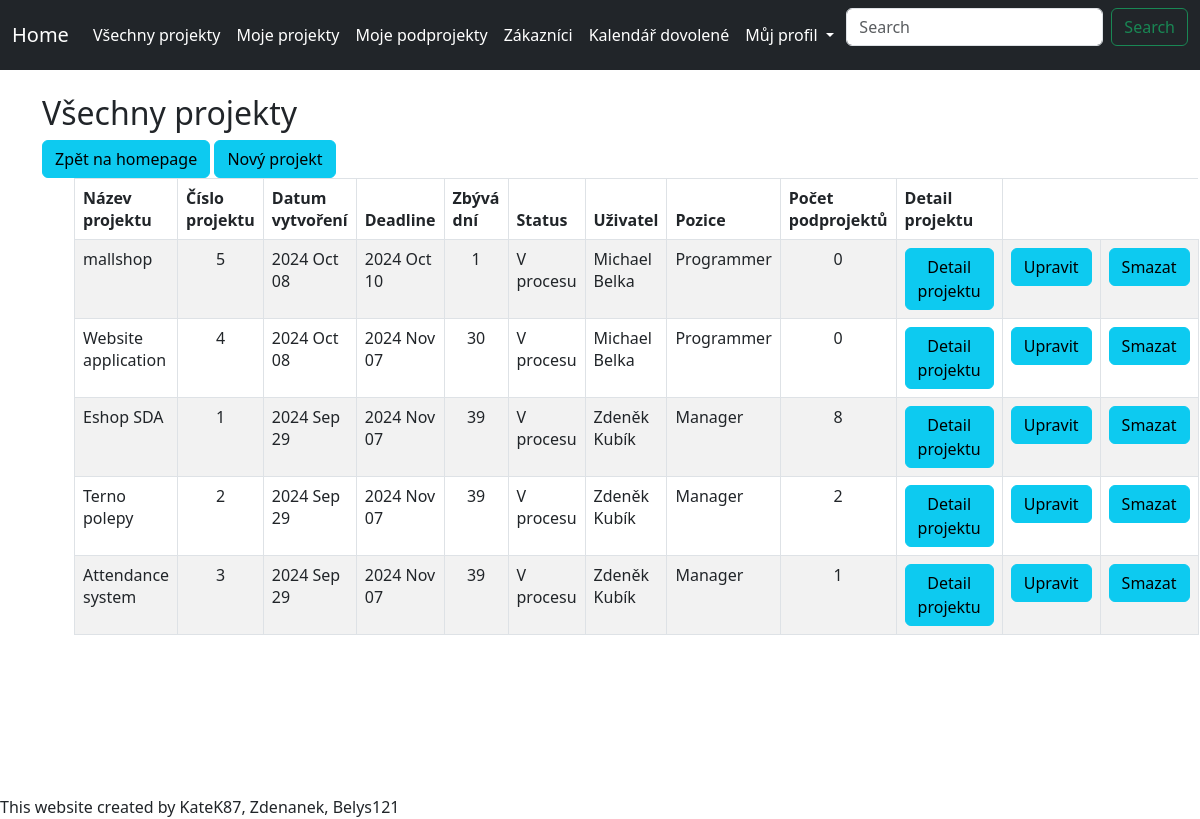
Screenshot of /navbar_contracts_all/ with the database file from the repository.
### viewer/models.py (models this page shows, shortened)
class Contract(Model):
    contract_name = CharField(max_length=100)
    created = DateTimeField(auto_now_add=True)
    user = ForeignKey(User, on_delete=DO_NOTHING, default=1)
    customer = ForeignKey(Customer, on_delete=DO_NOTHING, default=1)
    status_choices = [("0","V procesu"), ("1","Dokončeno"), ("2","Zrušeno")]
    status = CharField(max_length=64, choices=status_choices, default=status_choices[0])
    deadline = DateTimeField(default=datetime.now() + timedelta(days=30))
    def delta(self):
        return (self.deadline - self.created).days

class UserProfile(models.Model):
    user = models.OneToOneField(User, on_delete=models.CASCADE)
    position = models.ForeignKey(Position, on_delete=models.SET_NULL, null=True, blank=True)

class Position(models.Model):
    name = models.CharField(max_length=50)

### viewer/views.py (the view)
# urls.py: path('navbar_contracts_all/', ContractAllListView.as_view(), name='navbar_contracts_all'),
class ContractAllListView(ListView):
    model = Contract
    template_name = 'navbar_contracts_all.html'
    def get_queryset(self):
        contracts = Contract.objects.all()
        return sorted(contracts, key=lambda contract: contract.delta())

### viewer/templates/navbar_contracts_all.html (shortened to what this page needs)
{% load static %}
<html {% if LANGUAGE_CODE %}lang="{{ LANGUAGE_CODE }}" {% endif %}>
<head>
    <link rel="stylesheet" href="{% static 'style.css' %}">
    <link href="https://cdn.jsdelivr.net/npm/bootstrap@5.3.0/dist/css/bootstrap.min.css" rel="stylesheet">
</head>
<body>
    <nav class="navbar navbar-expand-lg navbar-dark bg-dark">
        <div class="container-fluid">
            <a class="navbar-brand" href="{% url 'homepage' %}">Home</a>
            <div class="collapse navbar-collapse" id="navbarSupportedContent">
                <ul class="navbar-nav me-auto mb-2 mb-lg-0">
                    <li class="nav-item">
                        <a class="nav-link" href="{% url 'navbar_contracts_all' %}">Všechny projekty</a>
                    </li>
                    <li class="nav-item">
                        <a class="nav-link" href="{% url 'navbar_contracts' %}">Moje projekty</a>
                    </li>
                    <li class="nav-item">
                        <a class="nav-link" href="{% url 'navbar_show_subcontracts' %}">Moje podprojekty</a>
                    </li>
                    <li class="nav-item">
                        <a class="nav-link" href="{% url 'navbar_customers' %}">Zákazníci</a>
                    </li>
                    <li class="nav-item">
                        <a class="nav-link" href="{% url 'calendar' %}">Kalendář dovolené</a>
                    </li>
                    <li class="nav-item dropdown">
                        <a class="nav-link dropdown-toggle" href="#" role="button" data-bs-toggle="dropdown" aria-expanded="false">
                            Můj profil
                        </a>
                    </li>
                </ul>
                <form class="d-flex" role="search">
                    <input class="form-control me-2" type="search" placeholder="Search" aria-label="Search">
                    <button class="btn btn-outline-success" type="submit">Search</button>
                </form>
            </div>
        </div>
    </nav>
<br>
<div class="container">
        {% include 'contracts_all.html' with contracts=object_list %}
    </div>
    <br>
    <br>
    <br>
    <br>
    <br>
    <br>
    {% block scripts %}
     This website created by KateK87, Zdenanek, Belys121
    {% endblock %}
</body>
</html>

### viewer/templates/contracts_all.html
<h2>Všechny projekty</h2>
    <a href="{% url 'homepage' %}" class="btn btn-info">Zpět na homepage</a>
    <a href="{% url 'contract_create' %}" class="btn btn-info"> Nový projekt </a>
  <ul>
<table class="table table-striped table-bordered">
    <thead>
        <tr>
            <th>Název projektu</th>
            <th>Číslo projektu</th>
            <th>Datum vytvoření</th>
            <th>Deadline</th>
            <th>Zbývá dní</th>
            <th>Status</th>
            <th>Uživatel</th>
            <th>Pozice</th>
            <th>Počet podprojektů</th>
            <th>Detail projektu</th>
        </tr>
    </thead>
    <tbody>
        {% for contract in contracts %}
        <tr>
            <td>{{ contract.contract_name }}</td>
            <td align="center">{{ contract.id }}</td>
            <td>{{ contract.created|date:"Y M d" }}</td>
            <td>{{ contract.deadline|date:"Y M d" }}</td>
            <td align="center">{{ contract.delta }}</td>
            <td>{{ contract.get_status_display }}</td>
            <td>{{ contract.user.first_name }} {{ contract.user.last_name }}</td>
            <td>
                {% if contract.user.userprofile.position %}
                    {{ contract.user.userprofile.position.name }}
                {% else %}
                    Žádná pozice
                {% endif %}
            </td>
            <td align="center">{{ contract.subcontracts.count }}</td>
            <td>
                <a href="{% url 'contract_detail' contract.id %}" class="btn btn-info">Detail projektu</a>
            </td>
            <td>
                <a href="{% url 'contract_update' contract.pk %}" class="btn btn-info">Upravit</a>
            </td>
            <td>
                <a href="{% url 'contract_delete' contract.pk %}" class="btn btn-info">Smazat</a>
            </td>
        </tr>
        {% empty %}
        <tr>
            <td colspan="6">Žádné projekty nejsou dostupné.</td>
        </tr>
        {% endfor %}
    </tbody>
</table>

### viewer/static/style.css (style rules this page uses)
.navbar { background-color: #343a40; }
.navbar-brand, .nav-link { color: #ffffff !important; }

### rows the page displays
Contract: contract_name "mallshop", id "5", created "2024 Oct 08", deadline "2024 Oct 10", delta "1", status "V procesu", user.first_name "Michael", user.last_name "Belka", user.userprofile.position.name "Programmer", subcontracts.count "0"
Contract: contract_name "Website application", id "4", created "2024 Oct 08", deadline "2024 Nov 07", delta "30", status "V procesu", user.first_name "Michael", user.last_name "Belka", user.userprofile.position.name "Programmer", subcontracts.count "0"
Contract: contract_name "Eshop SDA", id "1", created "2024 Sep 29", deadline "2024 Nov 07", delta "39", status "V procesu", user.first_name "Zdeněk", user.last_name "Kubík", user.userprofile.position.name "Manager", subcontracts.count "8"
Contract: contract_name "Terno polepy", id "2", created "2024 Sep 29", deadline "2024 Nov 07", delta "39", status "V procesu", user.first_name "Zdeněk", user.last_name "Kubík", user.userprofile.position.name "Manager", subcontracts.count "2"
Contract: contract_name "Attendance system", id "3", created "2024 Sep 29", deadline "2024 Nov 07", delta "39", status "V procesu", user.first_name "Zdeněk", user.last_name "Kubík", user.userprofile.position.name "Manager", subcontracts.count "1"
